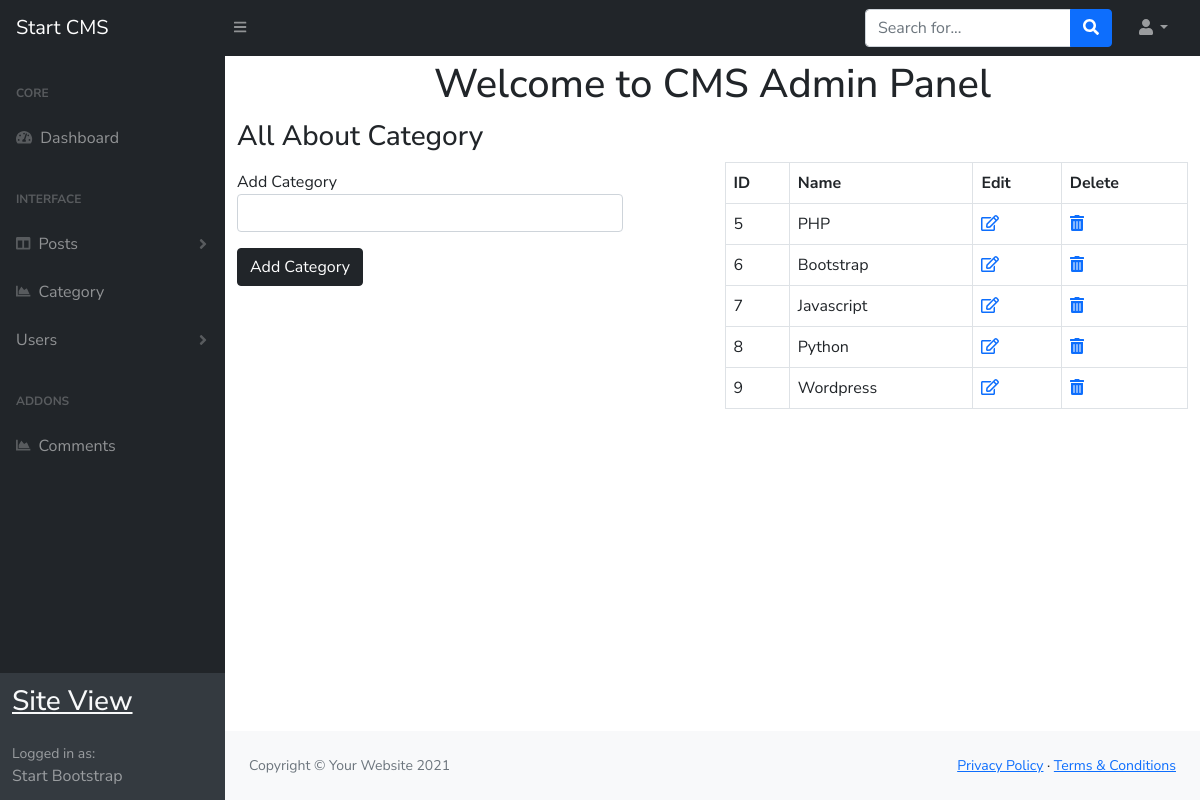
Page /cms/admin/category.php (signed in) on the committed database.
### tables this page shows
CREATE TABLE `category` (
  `category_id` int(11) NOT NULL,
  `category_name` varchar(255) NOT NULL,
  `category_create_dt` timestamp NOT NULL DEFAULT current_timestamp()
);

### cms/admin/includes/functions.php (called while the page is built, shortened)
<?php session_start();
class CMS{
function connection(){
	$connect = mysqli_connect('localhost','root','','cms');
	return $connect;
}
function get_category(){
	$query = "select * from category";
	$result = mysqli_query($this->connection(), $query);
	return $result;
}
}
$object = new CMS;
?>

### cms/admin/category.php (the view)
<?php include "includes/header.php";
$object->add_category();
$object->delete_category();
?>
<div class="container">
	<h3>All About Category</h3>
	<div class="row">
		<div class="col-12 col-md-6">
			<form method="post">
				<div class="form-group col-10 py-2">
					<label>Add Category</label>
					<input type="text" name="category" class="form-control">
				</div>
				<div class="form-group py-2">
					<button class="btn btn-dark" name="add_category_btn" type="submit">
						Add Category
					</button>
				</div>
			</form>
		</div>
		<div class="col-12 col-md-6">
			<table class="table table-hover table-bordered">
				<thead>
					<tr>
						<th>ID</th>
						<th>Name</th>
						<th>Edit</th>
						<th>Delete</th>
					</tr>
				</thead>
				<tbody>
					<?php
					foreach ($object->get_category() as $cat) {
					?>
					<tr>
						<td><?php echo $cat['category_id'];?></td>
						<td><?php echo $cat['category_name'];?></td>
						<td><a href="category.php?edit_category=<?php echo $cat['category_id'];?>"><i class="far fa-edit"></i></a></td>
						<td><a href="category.php?delete_category=<?php echo $cat['category_id'];?>"><i class="fas fa-trash-alt"></i></a></td>
					</tr>
				<?php }?>
				</tbody>
			</table>
		</div>
	</div>
</div>
<?php include "includes/footer.php";?>

### cms/admin/css/my.css (style rules this page uses)
body { font-family: 'Nunito Sans', sans-serif; }

### rows in the picture
category: category_id "5", category_name "PHP"
category: category_id "6", category_name "Bootstrap"
category: category_id "7", category_name "Javascript"
category: category_id "8", category_name "Python"
category: category_id "9", category_name "Wordpress"
